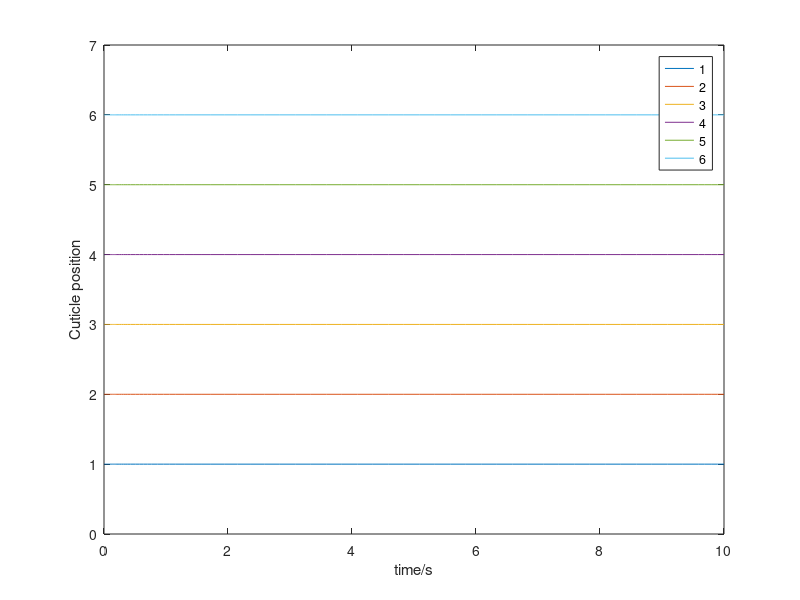
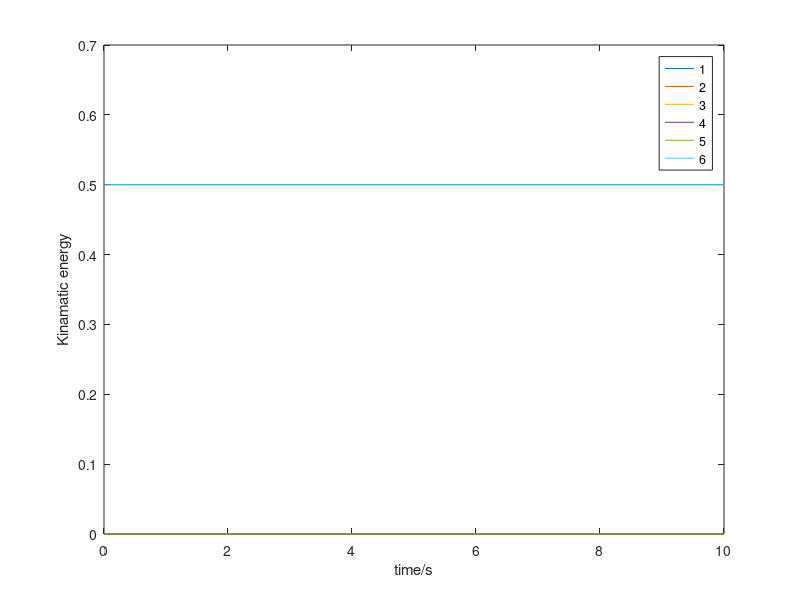
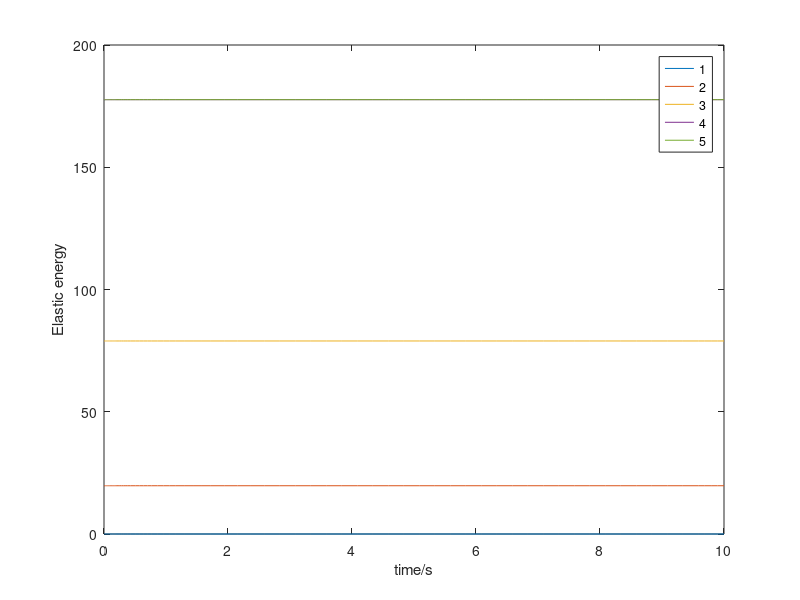
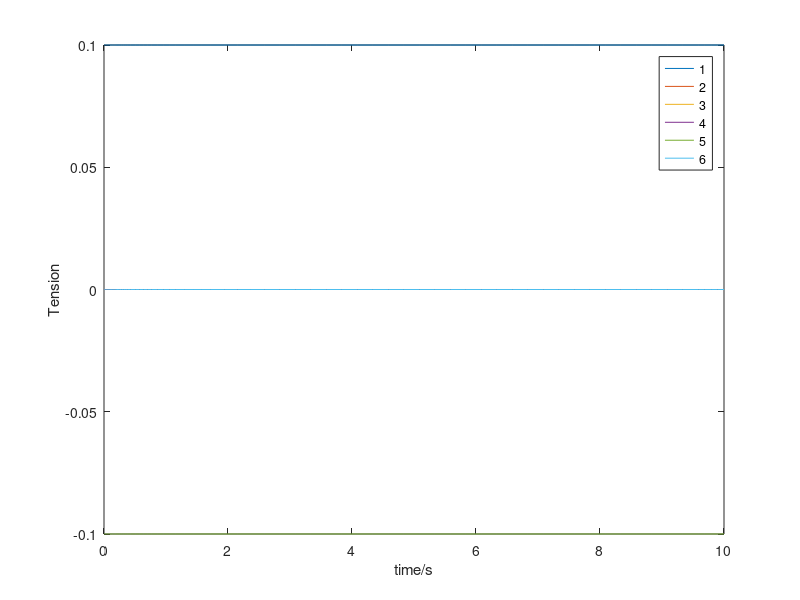

Source code (MATLAB) for these figures, in order:
% kinematic model of Kelvin-voigt model with friction with tension for peristalsis motion
% case: five-segment larval structure
% Mechanical model: scaled model of Newton's second law
%	Kelvin-voigt model (spring and dashpot in parallel)
%   Mass is represented for the cuticle circle
%   friction -- dependent on the motion states and direction
%   tension -- considering the power flow in each segments

clc;
clear all;
% configure for the model
% refer: mechanics of exploration in drosophila.M
% refer website: https://www.biorxiv.org/content/biorxiv/suppl/2018/06/24/354795.DC1/354795-8.pdf
m = 1;
l = 1;
k = (2*pi)^2; 
n = 2*pi;
mu = 1; % friction coefficient;

% solution for the kinematic model
p0 = [1;1;2;0;3;0;4;0;5;0;6;1];
[t,y] = ode45(@eq,[0,10],p0);
z1 = [y(:,1) y(:,3) y(:,5) y(:,7) y(:,9) y(:,11)]; % cuticle position

% plot for the cuticle position change
figure(1)
plot(t,z1);
ylabel('Cuticle position');
xlabel('time/s');
legend('1','2','3','4','5','6');

% plot for the cuticle kinematic energy
z2 = [y(:,2) y(:,4) y(:,6) y(:,8) y(:,10) y(:,12)]; % cuticle velocity
K = 1/2*m*z2.^2;
figure(2)
plot(t,K);
ylabel('Kinamatic energy');
xlabel('time/s');
legend('1','2','3','4','5','6');

% plot for the elastic energy
z3 = [y(:,2)-y(:,1) y(:,3)-y(:,2) y(:,4)-y(:,3) y(:,5)-y(:,4) y(:,6)-y(:,5)]; % segment strain
E = 1/2*k*z3.^2;
figure(3)
plot(t,E);
ylabel('Elastic energy');
xlabel('time/s');
legend('1','2','3','4','5');

% plot for the tension change
D1 = [1 0 0 0 0 -1;-1 1 0 0 0 0; 0 -1 1 0 0 0; 0 0 -1 1 0 0; 0 0 0 -1 1 0; 0 0 0 0 -1 1];
beta = 0.1;
u = beta* D1'*z2';
z4 = u';
figure(4)
plot(t,z4);
ylabel('Tension');
xlabel('time/s');
legend('1','2','3','4','5','6');

% function of Newton's second law for the cuticle masses
function dp = eq(~,p)
gamma_f = 0.9;
gamma_k = 0.1;
gamma = 0.9;
zeta = 0;
beta = 0.1;
f = zeros(6,1);
% equation according to the pdf file
dp = [ % velocity and acceleration
    p(2);(p(3)+p(11)-2*p(1))+((2*zeta-beta)*p(4)+(2*zeta-beta)*p(12)-2*(2*zeta-beta)*p(2))+f(1);
    p(4);(p(1)+p(5)-2*p(3))+((2*zeta-beta)*p(2)+(2*zeta-beta)*p(6)-2*(2*zeta-beta)*p(4))+f(2);
    p(6);(p(3)+p(7)-2*p(5))+((2*zeta-beta)*p(4)+(2*zeta-beta)*p(8)-2*(2*zeta-beta)*p(6))+f(3);
    p(8);(p(5)+p(9)-2*p(7))+((2*zeta-beta)*p(6)+(2*zeta-beta)*p(10)-2*(2*zeta-beta)*p(8))+f(4);
    p(10);(p(7)+p(11)-2*p(9))+((2*zeta-beta)*p(8)+(2*zeta-beta)*p(12)-2*(2*zeta-beta)*p(10))+f(5);
    p(2);(p(9)+p(1)-2*p(11))+((2*zeta-beta)*p(10)+(2*zeta-beta)*p(2)-2*(2*zeta-beta)*p(12))+f(6);     
    ];
% the tension is calculated by the difference in the position
% dp = [ % velocity and acceleration
%     p(2);((1-beta)*p(3)+(1-beta)*p(11)-(2-beta)*p(1))+((2*zeta)*p(4)+(2*zeta)*p(12)-2*(2*zeta)*p(2))+f(1);
%     p(4);((1-beta)*p(1)+(1-beta)*p(5)-(2-beta)*p(3))+((2*zeta)*p(2)+(2*zeta)*p(6)-2*(2*zeta)*p(4))+f(2);
%     p(6);((1-beta)*p(3)+(1-beta)*p(7)-(2-beta)*p(5))+((2*zeta)*p(4)+(2*zeta)*p(8)-2*(2*zeta)*p(6))+f(3);
%     p(8);((1-beta)*p(5)+(1-beta)*p(9)-(2-beta)*p(7))+((2*zeta)*p(6)+(2*zeta)*p(10)-2*(2*zeta)*p(8))+f(4);
%     p(10);((1-beta)*p(7)+(1-beta)*p(11)-(2-beta)*p(9))+((2*zeta)*p(8)+(2*zeta)*p(12)-2*(2*zeta)*p(10))+f(5);
%     p(2);((1-beta)*p(9)+(1-beta)*p(1)-(2-beta)*p(11))+((2*zeta)*p(10)+(2*zeta)*p(2)-2*(2*zeta)*p(12))+f(6);     
%     ];
% revised version1 of newton second law
% dp = [ % velocity and acceleration
%     p(2);((1-beta)*p(3)+(1-beta)*p(9)-(1-beta)*p(11)-(1-beta)*p(1))+((2*zeta)*p(4)+(2*zeta)*p(12)-2*(2*zeta)*p(2))+f(1);
%     p(4);((1-beta)*p(1)+(1-beta)*p(5)-(2-beta)*p(3))+((2*zeta)*p(2)+(2*zeta)*p(6)-2*(2*zeta)*p(4))+f(2);
%     p(6);((1-beta)*p(3)+(1-beta)*p(7)-(2-beta)*p(5))+((2*zeta)*p(4)+(2*zeta)*p(8)-2*(2*zeta)*p(6))+f(3);
%     p(8);((1-beta)*p(5)+(1-beta)*p(9)-(2-beta)*p(7))+((2*zeta)*p(6)+(2*zeta)*p(10)-2*(2*zeta)*p(8))+f(4);
%     p(10);((1-beta)*p(7)+(1-beta)*p(11)-(2-beta)*p(9))+((2*zeta)*p(8)+(2*zeta)*p(12)-2*(2*zeta)*p(10))+f(5);
%     p(2);((1-beta)*p(3)+(1-beta)*p(9)-(1-beta)*p(1)-(1-beta)*p(11))+((2*zeta)*p(10)+(2*zeta)*p(2)-2*(2*zeta)*p(12))+f(6);     
%     ];
% % revised version2 of newton second law
% dp = [ % velocity and acceleration
%     p(2);(p(3)+p(9)-p(11)-p(1))+((2*zeta-beta)*p(4)+(2*zeta-beta)*p(12)-(2*zeta-beta)*p(2)-(2*zeta-beta)*p(12))+f(1);
%     p(4);(p(1)+p(5)-2*p(3))+((2*zeta-beta)*p(2)+(2*zeta-beta)*p(6)-2*(2*zeta-beta)*p(4))+f(2);
%     p(6);(p(3)+p(7)-2*p(5))+((2*zeta-beta)*p(4)+(2*zeta-beta)*p(8)-2*(2*zeta-beta)*p(6))+f(3);
%     p(8);(p(5)+p(9)-2*p(7))+((2*zeta-beta)*p(6)+(2*zeta-beta)*p(10)-2*(2*zeta-beta)*p(8))+f(4);
%     p(10);(p(7)+p(11)-2*p(9))+((2*zeta-beta)*p(8)+(2*zeta-beta)*p(12)-2*(2*zeta-beta)*p(10))+f(5);
%     p(2);(p(3)+p(9)-p(1)-p(11))+((2*zeta-beta)*p(10)+(2*zeta-beta)*p(2)-(2*zeta-beta)*p(2)-(2*zeta-beta)*p(12))+f(6);     
%     ];
for i = 1:6
    if  p(2*i)>0
        f(i) = -gamma_f*gamma_k*gamma;
    elseif p(2*i)<0
        f(i) = gamma_k*gamma;
    else
        dp(2*i) = 0;
    end
end
end